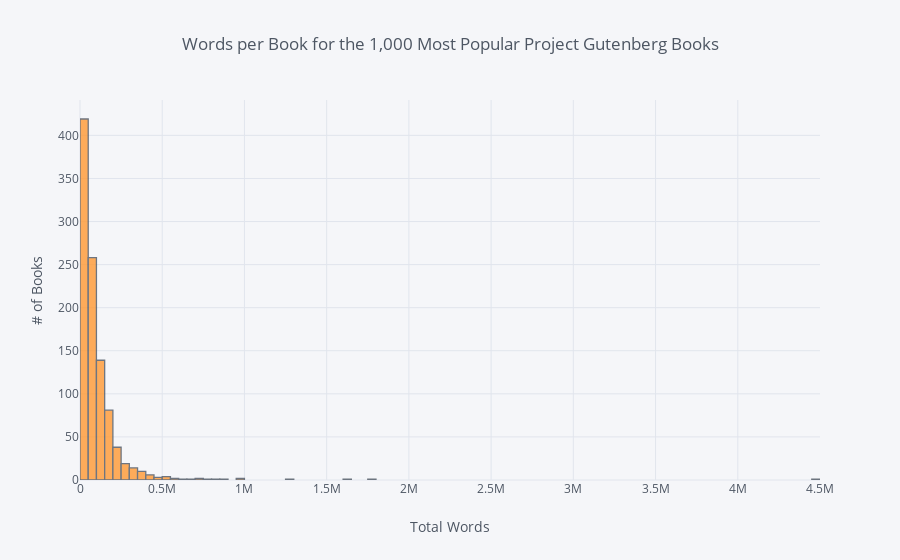

Here is the notebook cell this chart was saved with:
### Code cell
classics['words'].iplot(kind='hist', xTitle='Total Words',
                       yTitle='# of Books', title='Words per Book for the 1,000 Most Popular Project Gutenberg Books')

### Figure 1 — Plotly figure (JSON) as saved in the notebook; plotly's stock layout.template omitted (floating-point values rounded to 4 significant figures; data arrays with more than 128 entries replaced by an {"elided": "..."} marker saying what was removed)
{"data": [{"histfunc": "count", "histnorm": "", "marker": {"color": "rgba(255, 153, 51, 1.0)", "line": {"color": "#4D5663", "width": 1.3}}, "name": "words", "opacity": 0.8, "orientation": "v", "type": "histogram", "uid": "ca7c5c17-0697-43f3-af83-e12049f06c3d", "x": {"elided": "1006 int values"}}], "layout": {"barmode": "overlay", "legend": {"bgcolor": "#F5F6F9", "font": {"color": "#4D5663"}}, "paper_bgcolor": "#F5F6F9", "plot_bgcolor": "#F5F6F9", "title": {"font": {"color": "#4D5663"}, "text": "Words per Book for the 1,000 Most Popular Project Gutenberg Books"}, "xaxis": {"gridcolor": "#E1E5ED", "showgrid": true, "tickfont": {"color": "#4D5663"}, "title": {"font": {"color": "#4D5663"}, "text": "Total Words"}, "zerolinecolor": "#E1E5ED"}, "yaxis": {"gridcolor": "#E1E5ED", "showgrid": true, "tickfont": {"color": "#4D5663"}, "title": {"font": {"color": "#4D5663"}, "text": "# of Books"}, "zerolinecolor": "#E1E5ED"}}}
